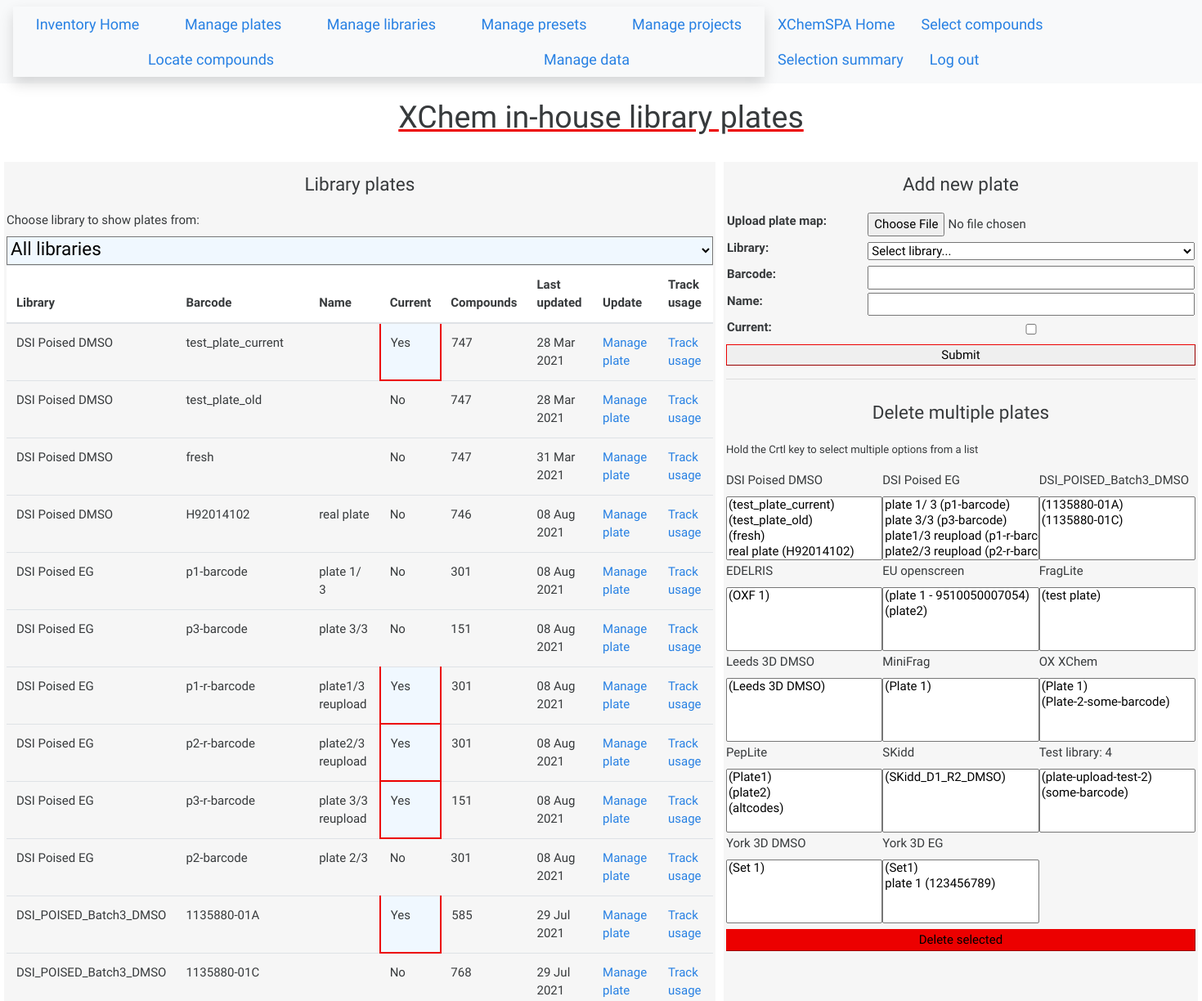
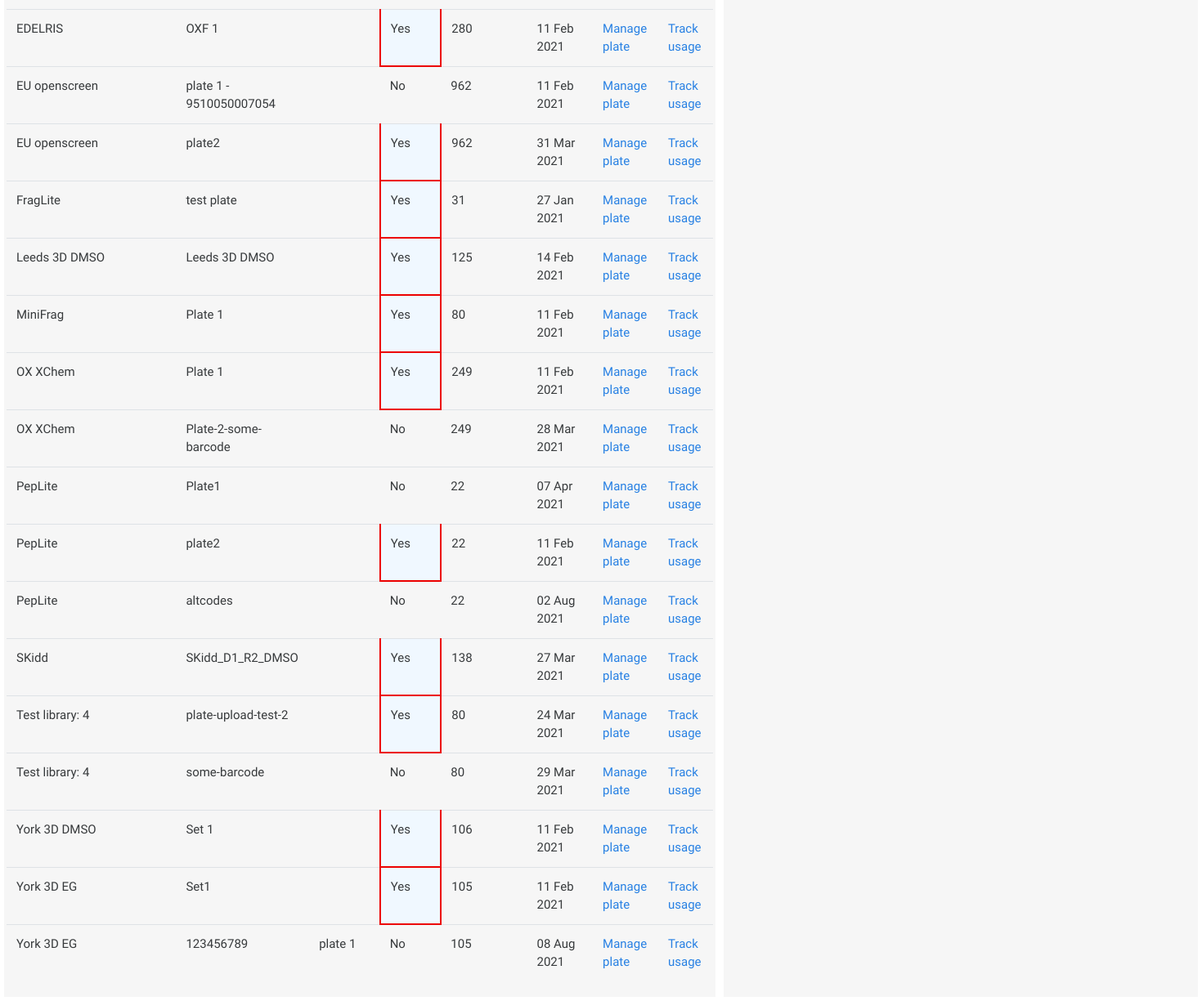
Screenshot of /inventory/plates/ (signed in) with the database file from the repository (2 pictures, top to bottom).
### API/models.py (models this page shows, shortened)
class Library(models.Model):
    name = models.CharField(max_length=100, blank=True, null=True)
    for_industry = models.BooleanField(default=False)
    public = models.BooleanField(default=False)

class LibraryPlate(models.Model):
    barcode = models.CharField(max_length=100, blank=True, null=True) #string to identify physical plate
    library = models.ForeignKey(Library, on_delete=models.PROTECT, related_name="plates" )
    current = models.BooleanField(default=True)
    last_tested =  models.DateField(auto_now=True)
    name = models.CharField(max_length=100, blank=True, null=True)
    unique_together = ['barcode', 'library']

### inventory/views.py (the view)
# urls.py: path("plates/", views.plates, name="plates"),
@staff_member_required
def plates(request):
	libraries = Library.objects.filter(public=True).order_by("name")
	plate_form = forms.LibraryPlateForm(libs=h.current_library_selection(True))
	return render(request, "inventory/plates.html", {"libraries": libraries, "plate_form" : plate_form})

### inventory/forms.py
class LibraryPlateForm(PlateUpdateForm):
	plate_map = forms.FileField(label='Upload plate map:', required=True)

### inventory/inv_helpers.py (called while the page is built)
def current_library_selection(boolean):
	if boolean == True:
		first_tuple = [("", "Select library...")]
	else:
		first_tuple = []
	return  first_tuple + [(library.id, library.name) for library in Library.objects.filter(public=True)]

### inventory/templates/inventory/plates.html (shortened to what this page needs)
{% extends "layout.html" %}
{% load static %}
  {% block main %}
  <main id="plates">
    <h1>XChem in-house library plates</h1>
    <section id="library-list">
      <h2>Library plates</h2>
      <label>Choose library to show plates from:</label>
      <select class="table-filter" name="library" onchange="showLibrary(value)">
        <option value="all" selected>All libraries</option>
      </select>
      <table id="table" class="table table-hover">
        <thead>
          <th>Library</th>
          <th>Barcode</th>
          <th>Name</th>
          <th>Current</th>
          <th>Compounds</th>
          <th>Last updated</th>
          <th>Update</th>
          <th>Track usage</th>
        </thead>
        <tbody>
          {% for library in libraries %}
            {% if library.plates.all|length > 0 %}
              {% for plate in library.plates.all %}
                <tr class="plate-row" data-lib="{{library.id}}">
                  <td>{{ library.name }}</td>
                  <td>{{ plate.barcode }}</td>
                   <td>{%if plate.name %}{{ plate.name }}{% endif %}</td>
                  {% if plate.current %}
                    <td class="highlight">Yes</td>
                    {% else %}
                    <td>No</td>
                  {% endif %}
                  <td>{{plate.compounds.count}}</td>
                  <td>{{ plate.last_tested|date:"d M Y" }}</td>
                  <td><a href="../update-plate/{{plate.id}}/">Manage plate</a></td>
                  <td><a href="../track-usage/{{plate.id}}/{{plate.last_tested|date:"Y-m-d"}}/general-view/">Track usage</a></td>
                </tr>
              {% endfor %}
            {% endif %}
          {% endfor %}
        </tbody>
      </table>
    </section>
    <section id="upload-form">
	  <div>
		  <h2>Add new plate</h2>
		  <form action="../add-plate/" method="post" enctype="multipart/form-data" >
			<table>
			{{ plate_form.as_table }}
			</table>
			<input type="submit" value="Submit" onclick="showOverlay(['id_plate_map', 'id_library', 'id_barcode'])">
		  </form>
	  </div>
	  <hr>
	   <div id="multi-delete-form">
		  <h2>Delete multiple plates</h2>
		  <form action="../delete-multiple-plates/" method="post">
			<p><small>Hold the Crtl key to select multiple options from a list</small></p>
			<div id="liblist">
				{% for library in libraries %}
				<div>
					<label>{{library.name}}</label>
					<select name="{{library.id}}" multiple>
						{% for plate in library.plates.all %}
						<option value="{{plate.id}}">{%if plate.name%}{{ plate.name }} {% endif %}({{ plate.barcode }})</option>
						{% endfor %}
					</select>
				</div>
				{% endfor%}
			</div>
			<button type="submit" class="delete-button" onclick="showOverlay([])">Delete selected</button>
		  </form>
	  </div>
    </section>
  </main>
  {% endblock %}

### webSoakDB_frontend/static/inventory/prep.css (style rules this page uses)
body { padding: 0; margin: auto auto; max-width: 2500px; }
section { display: block; background: #f6f6f6; padding: 3px; margin: 5px; position: relative; }
button { border-width: 1px; border-color: #ec0000; }
h1, h2, h3 { text-align: center; padding-bottom: 0.5em; padding-top: 0.5em; }
h1 { text-decoration: underline; text-decoration-color: #ec0000; }
h2 { font-size: 1.5em; }
thead th { position: webkit-sticky; position: sticky; background: white; top: 0; padding: 0; }

### webSoakDB_frontend/static/inventory/style.css (style rules this page uses)
main h1 { grid-column: 1/-1; }
section#library-list { grid-column: 1/2; }
section#upload-form { grid-column: 2/3; }
.delete-button { background: #ec0000; margin-top: 5px; margin-bottom: 5px; }
main#plates { display: grid; grid-template-columns: auto 70ch; }
.highlight { background: aliceblue; border: solid #ec0000 2px; }
#multi-delete-form #liblist { display: grid; grid-template-columns: 1fr 1fr 1fr; }
.button, [type="submit"] { width: 100%; border-width: 1px; border-color: #ec0000; }
hr { color: black; }
main#general-view h1, h2 { grid-column: 1/3; }
table, input, select { width: 100%; }
.table-filter { font-size: 1.5em; padding-bottom: 5px; background: aliceblue; }

### rows the page displays
Library: name "DSI Poised DMSO", id "(test_plate_current) / (test_plate_old) / (fresh) / real plate (H92014102)"
LibraryPlate: barcode "test_plate_current", current "Yes", compounds.count "747", last_tested "28 Mar 2021"
LibraryPlate: barcode "test_plate_old", current "No", compounds.count "747", last_tested "28 Mar 2021"
LibraryPlate: barcode "fresh", current "No", compounds.count "747", last_tested "31 Mar 2021"
LibraryPlate: barcode "H92014102", name "real plate", current "No", compounds.count "746", last_tested "08 Aug 2021"
Library: name "DSI Poised EG", id "plate 1/ 3 (p1-barcode) / plate 3/3 (p3-barcode) / plate1/3 reupload (p1-r-barcode) / plate2/3 reupload (p2-r-barcode)"
LibraryPlate: barcode "p1-barcode", name "plate 1/ 3", current "No", compounds.count "301", last_tested "08 Aug 2021"
LibraryPlate: barcode "p3-barcode", name "plate 3/3", current "No", compounds.count "151", last_tested "08 Aug 2021"
LibraryPlate: barcode "p1-r-barcode", name "plate1/3 reupload", current "Yes", compounds.count "301", last_tested "08 Aug 2021"
LibraryPlate: barcode "p2-r-barcode", name "plate2/3 reupload", current "Yes", compounds.count "301", last_tested "08 Aug 2021"
LibraryPlate: barcode "p3-r-barcode", name "plate 3/3 reupload", current "Yes", compounds.count "151", last_tested "08 Aug 2021"
LibraryPlate: barcode "p2-barcode", name "plate 2/3", current "No", compounds.count "301", last_tested "08 Aug 2021"
Library: name "DSI_POISED_Batch3_DMSO", id "(1135880-01A) / (1135880-01C)"
LibraryPlate: barcode "1135880-01A", current "Yes", compounds.count "585", last_tested "29 Jul 2021"
LibraryPlate: barcode "1135880-01C", current "No", compounds.count "768", last_tested "29 Jul 2021"
Library: name "EDELRIS", id "(OXF 1)"
LibraryPlate: barcode "OXF 1", current "Yes", compounds.count "280", last_tested "11 Feb 2021"
Library: name "EU openscreen", id "(plate 1 - 9510050007054) / (plate2)"
LibraryPlate: barcode "plate 1 - 9510050007054", current "No", compounds.count "962", last_tested "11 Feb 2021"
LibraryPlate: barcode "plate2", current "Yes", compounds.count "962", last_tested "31 Mar 2021"
Library: name "FragLite", id "(test plate)"
LibraryPlate: barcode "test plate", current "Yes", compounds.count "31", last_tested "27 Jan 2021"
Library: name "Leeds 3D DMSO", id "(Leeds 3D DMSO)"
LibraryPlate: barcode "Leeds 3D DMSO", current "Yes", compounds.count "125", last_tested "14 Feb 2021"
Library: name "MiniFrag", id "(Plate 1)"
LibraryPlate: barcode "Plate 1", current "Yes", compounds.count "80", last_tested "11 Feb 2021"
Library: name "OX XChem", id "(Plate 1) / (Plate-2-some-barcode)"
LibraryPlate: barcode "Plate 1", current "Yes", compounds.count "249", last_tested "11 Feb 2021"
LibraryPlate: barcode "Plate-2-some-barcode", current "No", compounds.count "249", last_tested "28 Mar 2021"
Library: name "PepLite", id "(Plate1) / (plate2) / (altcodes)"
LibraryPlate: barcode "Plate1", current "No", compounds.count "22", last_tested "07 Apr 2021"
LibraryPlate: barcode "plate2", current "Yes", compounds.count "22", last_tested "11 Feb 2021"
LibraryPlate: barcode "altcodes", current "No", compounds.count "22", last_tested "02 Aug 2021"
Library: name "SKidd", id "(SKidd_D1_R2_DMSO)"
LibraryPlate: barcode "SKidd_D1_R2_DMSO", current "Yes", compounds.count "138", last_tested "27 Mar 2021"
Library: name "Test library: 4", id "(plate-upload-test-2) / (some-barcode)"
LibraryPlate: barcode "plate-upload-test-2", current "Yes", compounds.count "80", last_tested "24 Mar 2021"
LibraryPlate: barcode "some-barcode", current "No", compounds.count "80", last_tested "29 Mar 2021"
Library: name "York 3D DMSO", id "(Set 1)"
LibraryPlate: barcode "Set 1", current "Yes", compounds.count "106", last_tested "11 Feb 2021"
Library: name "York 3D EG", id "(Set1) / plate 1 (123456789)"
LibraryPlate: barcode "Set1", current "Yes", compounds.count "105", last_tested "11 Feb 2021"
LibraryPlate: barcode "123456789", name "plate 1", current "No", compounds.count "105", last_tested "08 Aug 2021"
